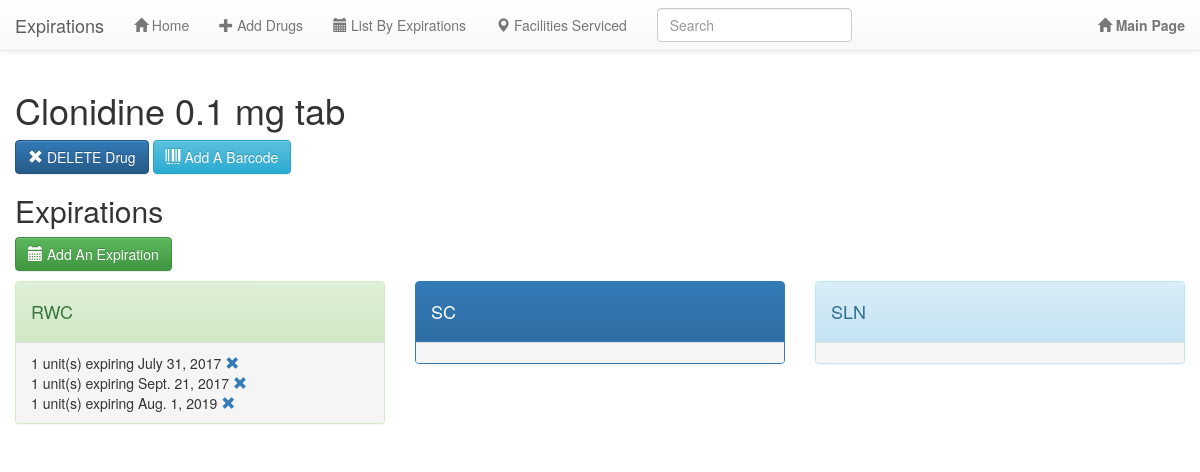
/expirations/drug/21, run on the app's committed database.
### expirations/models.py (models this page shows, shortened)
class Drug(models.Model):
    name = models.CharField(max_length= 200)

class Expiration(models.Model):
    facility_Choices = (
        ('RWC', 'Redwood City Inpatient'),
        ('SC', 'Santa Clara Inpatient'),
        ('SLN', 'San Leandro Inpatient'),
    )
    facility = models.CharField(max_length = 100, choices = facility_Choices, default = 'RWC')
    drug_Linked = models.ForeignKey('expirations.Drug', related_name = 'expiration_dates')
    qty = models.IntegerField(default = 1)
    date_entered = models.DateField(auto_now=True)
    expirationDate = models.DateField(default = datetime.date.today)
    comments = models.TextField(null = True)

### expirations/views.py (the view)
# urls.py: url(r'^drug/(?P<pk>\d+)$', exp_view.DrugDetailView.as_view(), name = 'drug_detail'),
class DrugDetailView(DetailView):
    template_name = 'expirations/drug_detail.html'
    model = Drug
    def get_context_data(self, **kwargs):
        drug_Pk = self.kwargs['pk']
        context = super(DrugDetailView, self).get_context_data(**kwargs)
        context['exp'] = Drug.objects.get(pk = drug_Pk).expiration_dates.all().order_by('expirationDate')
        return context

### expirations/templates/expirations/drug_detail.html (shortened to what this page needs)
{% extends 'expirations/index.html' %}
{% block content %}
      <h1>{{ drug.name }}</h1>
      <a class="btn btn-primary" href="{% url 'drug_delete' pk=drug.pk %}"><span class ="glyphicon glyphicon-remove" style="font-size: 15px"></span> DELETE Drug</a>
      <a class="btn btn-info" href="{% url 'add_barcode' pk=drug.pk %}"><span class ="glyphicon glyphicon-barcode" style="font-size: 15px"></span> Add A Barcode</a>
      <h2>Expirations</h2>
      <a class = "btn btn-success" href="{% url 'add_expiration' pk=drug.pk %}"><span class ="glyphicon glyphicon-calendar" style="font-size: 15px"></span> Add An Expiration</a>
      <p>
      <div class="container-fluid-left">
        <div class="row">
          <div class="col-md-4">
            <div class="panel panel-success">
              <div class = 'panel-heading'>
                <h4>RWC</h4>
             </div>
             <div class="panel-footer">
               {% for x in exp %}
               {% if x.facility == 'RWC'%}
                    {{x.qty}} unit(s) expiring {{x.expirationDate}} <a href = "{% url 'expiration_delete' pk=x.pk %}"><span class = "glyphicon glyphicon-remove"></span></a><br>
               {% endif %}
               {% endfor %}
             </div>
            </div>
          </div>
          <div class="col-md-4">
            <div class="panel panel-primary">
              <div class = 'panel-heading'>
               <h4>SC</h4>
             </div>
             <div class="panel-footer">
             </div>
            </div>
          </div>
          <div class="col-md-4">
            <div class="panel panel-info">
              <div class = 'panel-heading'>
               <h4>SLN</h4>
             </div>
             <div class="panel-footer">
             </div>
            </div>
          </div>
        </div>
      </div>
{% endblock %}

### expirations/templates/expirations/index.html (style rules this page uses)
body { padding-top: 70px; }

### data on the page
Drug: name "Clonidine 0.1 mg tab"
Expiration: qty "1", expirationDate "July 31, 2017"
Expiration: qty "1", expirationDate "Sept. 21, 2017"
Expiration: qty "1", expirationDate "Aug. 1, 2019"
